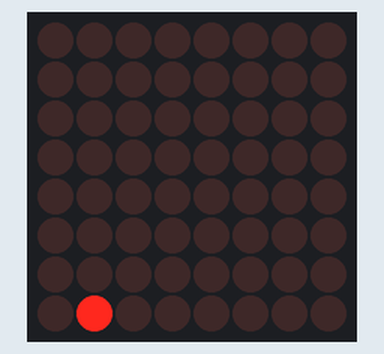
Bench run of a sketch on a simulated Arduino Uno, built with avr-gcc and run on an emulated ATmega328P. Shown: 8×8 LED matrix. Random numbers use the default seed unless the sketch sets one.

Above: at 0.1 s.
At 5.1 s:
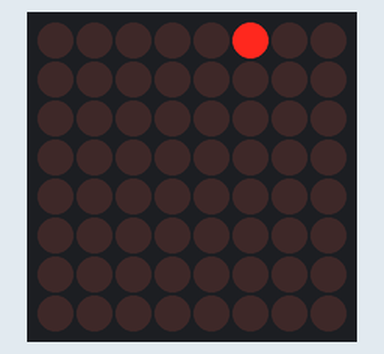
At 9.1 s:
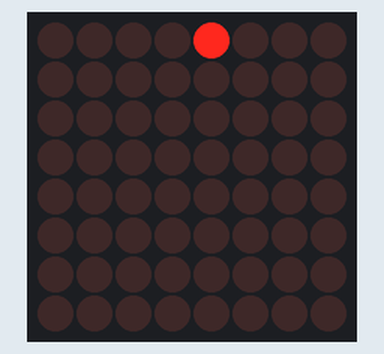
At 19.1 s:
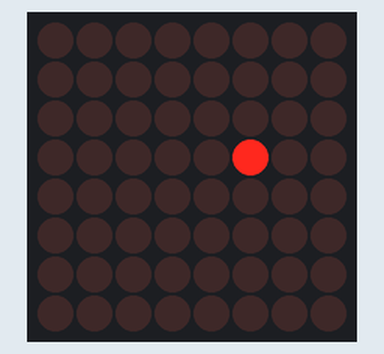
At 29.1 s:
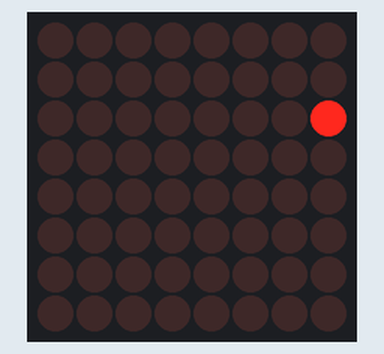
At 39.1 s:
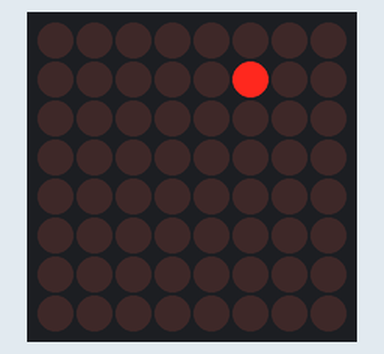

The sketch:

random.ino
```cpp
#include "LedControl.h"

LedControl lc=LedControl(12,10,11,1);

void setup() {
  // put your setup code here, to run once:
  Serial.begin(9600);
  lc.shutdown(0,false); //wakeup call
  lc.setIntensity(0,8); // brightnes to medium value
  lc.clearDisplay(0); // clear display

}

void loop() {
  int r = random(0,8);
  int c = random(0,8);
  lc.setLed(0,r,c,true);
  delay(500);
  lc.setLed(0,r,c,false);
  delay(500);
  // put your main code here, to run repeatedly:

}
```

Measured:
- what the display in image 1 shows lasts 0.5 s, from 5.0 s to 5.5 s
